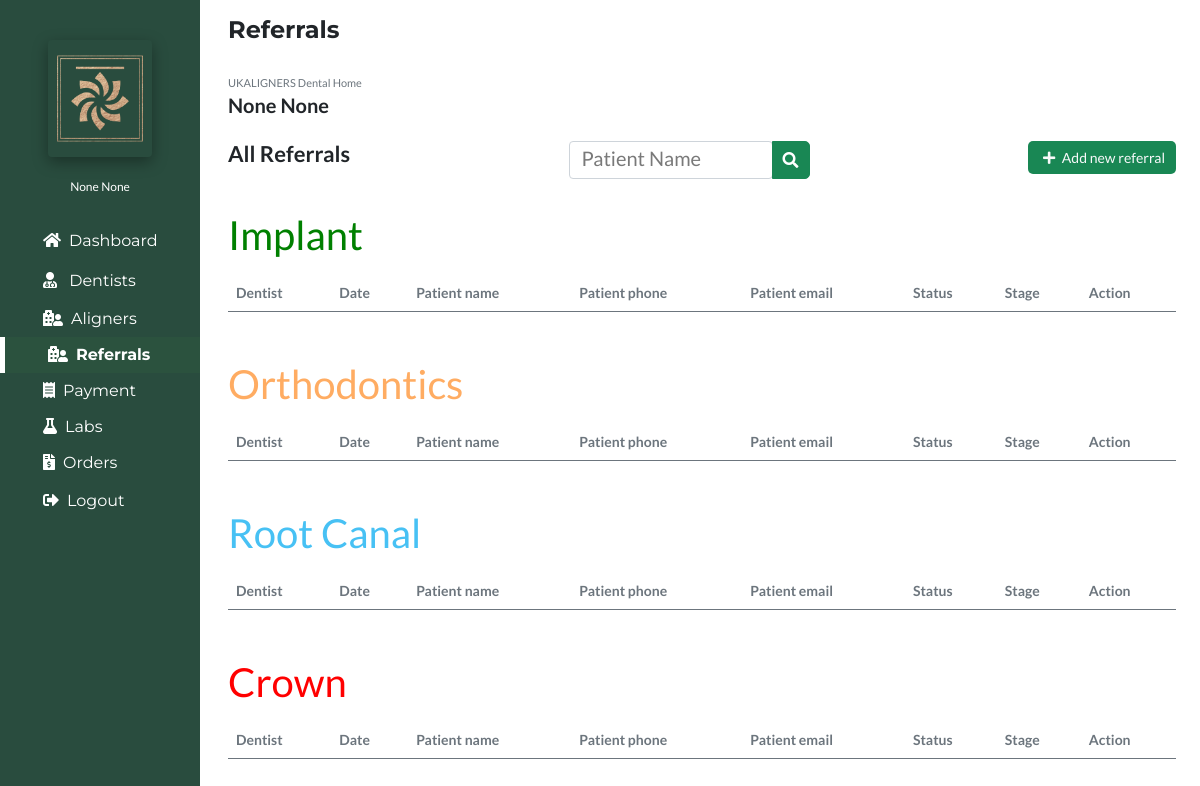
The page /referrals (signed in) on the database as committed earlier.
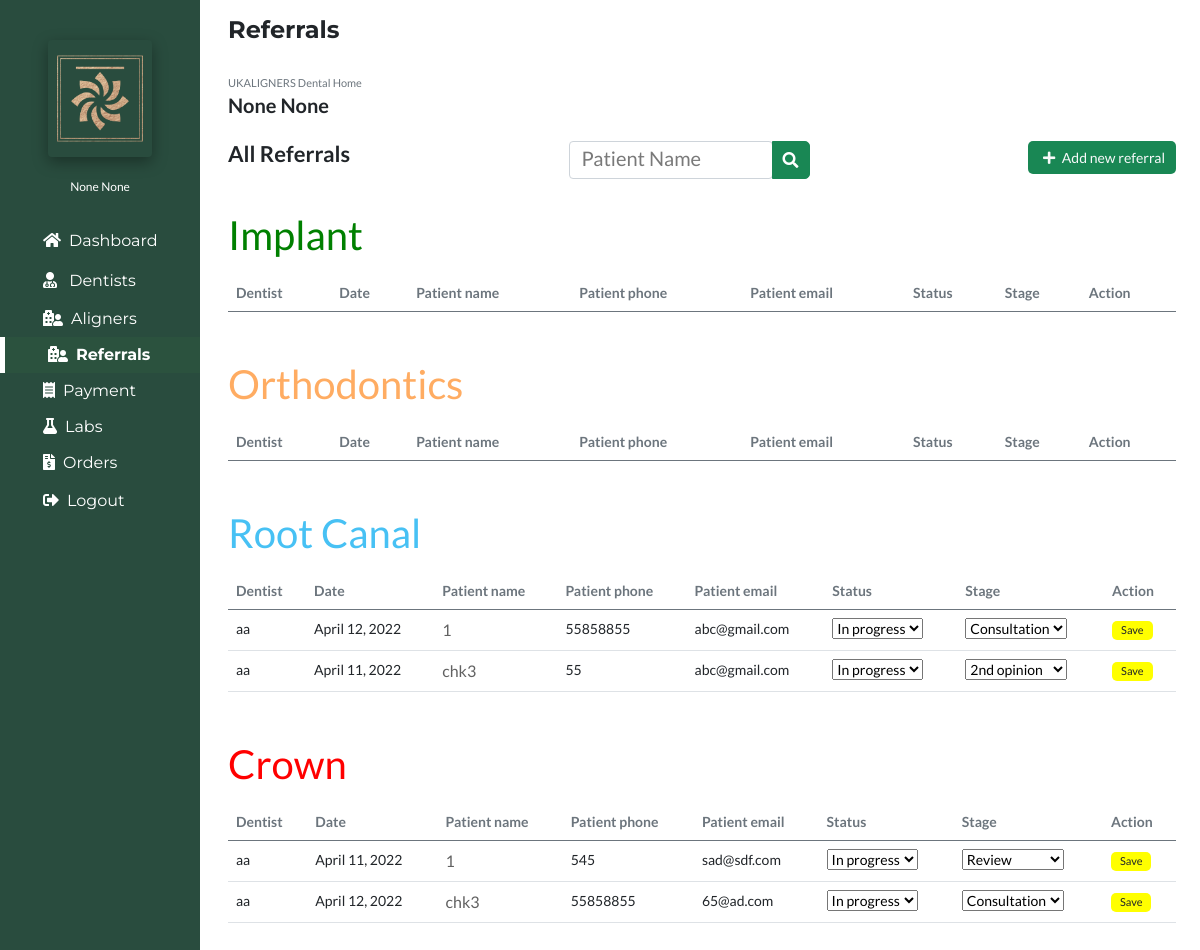
The same page on the database as committed later.
### account/models.py (models this page shows, shortened)
class Account(AbstractBaseUser):
	email 					= models.EmailField(verbose_name="email", max_length=60, unique=True)
	username 				= models.CharField(max_length=30, unique=True)
	date_joined				= models.DateTimeField(verbose_name='date joined', auto_now_add=True)
	last_login				= models.DateTimeField(verbose_name='last login', auto_now=True)
	first_name				= models.CharField(max_length=50, null=True)
	last_name				= models.CharField(max_length=50, null=True)
	is_admin				= models.BooleanField(default=False)
	is_active				= models.BooleanField(default=True)
	is_staff				= models.BooleanField(default=False)
	is_superuser			= models.BooleanField(default=False)
	is_reception			= models.BooleanField(default=False)
	is_nurse				= models.BooleanField(default=False)
	is_dentist				= models.BooleanField(default=False)
	hide_email				= models.BooleanField(default=True)
	USERNAME_FIELD = 'username'
	REQUIRED_FIELDS = ['email']
	objects = MyAccountManager()

### portfolioApp/models.py (models this page shows, shortened)
class Referral(models.Model):
    Dentist=models.ForeignKey(User,on_delete=models.CASCADE, null=True)
    DentistName=models.CharField(max_length=50,null=True)
    PatientName=models.CharField(max_length=50)
    PatientPhone=models.CharField(max_length=20)
    PatientEmail=models.CharField(max_length=40)
    ReferralReason=models.CharField(max_length=60,default="Consultation",null=True,choices=(("Consultation","Consultation"),("Implant","Implant"),("Orthodontics","Orthodontics"),("Root Canal","Root Canal"),("Crown","Crown")
    ))
    Status=models.CharField(max_length=40,default="New",null=True,choices=(("New","New"),("Booked","Booked"),("Declined","Declined"),("TC","TC")
    ))
    BookedOn=models.CharField(max_length=40,null=True)
    TreatmentPlan=models.CharField(max_length=80,null=True)
    Note=models.CharField(max_length=150,null=True)
    Stage=models.CharField(max_length=150,null=True)
    Date=models.DateField(auto_now_add=True)

### portfolioApp/views.py (the view, shortened to what this page needs)
# urls.py: path('referrals', views.referrals, name='referrals'),
@login_required(login_url='login')
def referrals(request):
    if request.method=="POST":
        referral_obj = Referral.objects.get(id=request.POST.get('id'))
        referral_obj.Stage = request.POST.get('Stage')
        referral_obj.Status = request.POST.get('Status')
        referral_obj.save()
    if request.user.is_superuser or request.user.is_staff:
        implant_referral = Referral.objects.distinct().filter(
                Q(ReferralReason="Implant") &
                Q(Status="In progress")
            ).order_by("PatientName")
        orthodontics_referral = Referral.objects.distinct().filter(
                Q(ReferralReason="Orthodontics") &
                Q(Status="In progress")
            ).order_by("PatientName")
        root_canal_referral = Referral.objects.distinct().filter(
                Q(ReferralReason="Root Canal") &
                Q(Status="In progress")
            ).order_by("PatientName")
        crown_referral = Referral.objects.distinct().filter(
                Q(ReferralReason="Crown") &
                Q(Status="In progress")
            ).order_by("PatientName")
    context={
        'referral':'active',
        'implant_referral': implant_referral,
        'orthodontics_referral': orthodontics_referral,
        'root_canal_referral': root_canal_referral,
        'crown_referral': crown_referral,
    }
    return render(request,'referrals.html',context)

### portfolioApp/templates/referrals.html (shortened to what this page needs)
{% extends 'base.html' %}
{% load static %}
{% block body %}
<section class="px-4">
<h4 class="py-3"><b>Referrals</b></h4>
<div class="">
<span class="text-secondary">UKALIGNERS Dental Home</span>
<h6><b>{{user.first_name}} {{user.last_name}}</b></h6>
<div class="d-flex justify-content-between py-3">
<h5><b>All Referrals</b></h5>
<div class="search-bar">
<div class="input-group">
  <div class="form-outline">
  <form action="{% url 'referralsearchresults' %}" method="get">
    <input type="search" id="patientName"  class="form-control" placeholder="Patient Name" name="ReferralSearchQuery" />
  </div>
  <button type="submit" class="btn btn-success bg-success">
    <i class="fas fa-search"></i>
  </button>
</div>
</div>
<div class="add-new">
<a href="{% url 'addnewreferral' %}" class="btn btn-sm text-light bg-success"><i class="fas fa-plus mx-1"></i> Add new referral</a>
</div>
</div>
<div class="col-sm-12 px-0 pb-3 my-3 table-responsive"style="font-size:14px;">
<table class="table ">
  <h1 style="font-size: 40px; color: green; margin-bottom: 15px;">Implant</h1>
<thead class="text-secondary">
<tr>
  <th scope="col">Dentist</th>
  <th scope="col">Date</th>
  <th scope="col">Patient name</th>
  <th scope="col">Patient phone</th>
  <th scope="col">Patient email</th>
  <th scope="col">Status</th>
  <th scope="col">Stage</th>
  {% if not user.is_dentist %}
    <th scope="col">Action</th>
  {% endif %}
</tr>
</thead>
</table>
</div>
<div class="col-sm-12 px-0 pb-3 my-3 table-responsive"style="font-size:14px;">
  <table class="table ">
    <h1 style="font-size: 40px; color: #ffac62; margin-bottom: 15px;">Orthodontics</h1>
  <thead class="text-secondary">
  <tr>
    <th scope="col">Dentist</th>
    <th scope="col">Date</th>
    <th scope="col">Patient name</th>
    <th scope="col">Patient phone</th>
    <th scope="col">Patient email</th>
    <th scope="col">Status</th>
    <th scope="col">Stage</th>
    {% if not user.is_dentist %}
      <th scope="col">Action</th>
    {% endif %}
  </tr>
  </thead>
  </table>
</div>
<div class="col-sm-12 px-0 pb-3 my-3 table-responsive"style="font-size:14px;">
  <table class="table ">
    <h1 style="font-size: 40px; color: #47c1f4; margin-bottom: 15px;">Root Canal</h1>
  <thead class="text-secondary">
  <tr>
    <th scope="col">Dentist</th>
    <th scope="col">Date</th>
    <th scope="col">Patient name</th>
    <th scope="col">Patient phone</th>
    <th scope="col">Patient email</th>
    <th scope="col">Status</th>
    <th scope="col">Stage</th>
    {% if not user.is_dentist %}
      <th scope="col">Action</th>
    {% endif %}
  </tr>
  </thead>
  <tbody>
  {% for referrals in root_canal_referral %}
  <tr>
    <td>{{referrals.DentistName}}</td>
    <td>{{referrals.Date}}</td>
    {% if not user.is_staff or user.is_superuser%}
    <td><a href="/referraldetail/{{referrals.id}}/">{{referrals.PatientName}}</a></td>
    {% else %}
    <td class="text-secondary">{{referrals.PatientName}}</td>
    {% endif %}
    <td>{{referrals.PatientPhone}}</td>
    <td>{{referrals.PatientEmail}}</td>
    <form action="" method="POST">
    {% if not user.is_dentist %}
      <td>
        <select name="Status" id="Status">
          <option style="background: rgb(52, 143, 255); color: white;" value="{{referrals.Status}}"selected>{{referrals.Status}}</option>
        </select>
      </td>
    {% else %}
      <td>{{referrals.Status}}</td>
    {% endif %}
    {% if not user.is_dentist %}
    <td>
      <select name="Stage" id="Stage">
        <option style="background: rgb(52, 143, 255); color: white;" value="{{referrals.Stage}}"selected>{{referrals.Stage}}</option>
      </select>
    </td>
    {% else %}
      <td>{{referrals.Stage}}</td>
    {% endif %}
    {% if not user.is_dentist %}
      <td>
        <input type="submit" class="btn px-2 py-0" value="Save" style="background:yellow;font-size:11px;" name="Save">
      </td>
    {% endif %}
    </form>
  </tr>
  {% endfor %}
  </tbody>
  </table>
</div>
<div class="col-sm-12 px-0 pb-3 my-3 table-responsive"style="font-size:14px;">
  <table class="table ">
    <h1 style="font-size: 40px; color: red; margin-bottom: 15px;">Crown</h1>
  <thead class="text-secondary">
  <tr>
    <th scope="col">Dentist</th>
    <th scope="col">Date</th>
    <th scope="col">Patient name</th>
    <th scope="col">Patient phone</th>
    <th scope="col">Patient email</th>
    <th scope="col">Status</th>
    <th scope="col">Stage</th>
    {% if not user.is_dentist %}
      <th scope="col">Action</th>
    {% endif %}
  </tr>
  </thead>
  <tbody>
  {% for referrals in crown_referral %}
  <tr>
    <td>{{referrals.DentistName}}</td>
    <td>{{referrals.Date}}</td>
    {% if not user.is_staff or user.is_superuser%}
    <td><a href="/referraldetail/{{referrals.id}}/">{{referrals.PatientName}}</a></td>
    {% else %}
    <td class="text-secondary">{{referrals.PatientName}}</td>
    {% endif %}
    <td>{{referrals.PatientPhone}}</td>
    <td>{{referrals.PatientEmail}}</td>
    <form action="" method="POST">
    {% if not user.is_dentist %}
      <td>
        <select name="Status" id="Status">
          <option style="background: rgb(52, 143, 255); color: white;" value="{{referrals.Status}}"selected>{{referrals.Status}}</option>
        </select>
      </td>
    {% else %}
      <td>{{referrals.Status}}</td>
    {% endif %}
    {% if not user.is_dentist %}
    <td>
      <select name="Stage" id="Stage">
        <option style="background: rgb(52, 143, 255); color: white;" value="{{referrals.Stage}}"selected>{{referrals.Stage}}</option>
      </select>
    </td>
    {% else %}
      <td>{{referrals.ReferralReason}}</td>
    {% endif %}
    {% if not user.is_dentist %}
    <td>
      <input type="submit" class="btn px-2 py-0" value="Save" style="background:yellow;font-size:11px;" name="Save">
    </td>
    {% endif %}
    </form>
  </tr>
  {% endfor %}
  </tbody>
  </table>
</div>
</div>
</section>
{% endblock body %}

### portfolioApp/templates/base.html (shortened to what this page needs)
{% load static %}
<!DOCTYPE html>
<html lang="en">
 <head>
    <link rel="stylesheet" href="{% static 'css/all.min.css' %}" >
    <link href="{% static 'css/bootstrap.min.css' %} " rel="stylesheet">
    <link rel="stylesheet" href="{% static 'css/fontawesome.css' %}" >
    <link rel="stylesheet" href="https://cdnjs.cloudflare.com/ajax/libs/font-awesome/4.7.0/css/font-awesome.min.css">
    <link rel="stylesheet" href="{% static 'css/animated.css' %}" >
    <link rel="stylesheet" href="{% static 'css/owl.css' %}" >
    <link href="https://unpkg.com/aos@2.3.1/dist/aos.css" rel="stylesheet">
</head>
<body>
<div class="row">
<div class="col-sm-2  d-none d-lg-block">
{% include 'sidebar.html' %}
</div>
<div class="col-sm-10">
{% block body %}
{% endblock body %}
</div>
</div>
</body>
</html>

### portfolioApp/templates/sidebar.html (shortened to what this page needs)
{% load static %}
<!DOCTYPE html>
<html lang="en">
 <head>
    <link rel="stylesheet" href="{% static 'css/all.min.css' %}" >
    <link href="{% static 'css/bootstrap.min.css' %} " rel="stylesheet">
    <link rel="stylesheet" href="{% static 'css/fontawesome.css' %}" >
    <link rel="stylesheet" href="https://cdnjs.cloudflare.com/ajax/libs/font-awesome/4.7.0/css/font-awesome.min.css">
    <link rel="stylesheet" href="{% static 'css/animated.css' %}" >
    <link rel="stylesheet" href="{% static 'css/owl.css' %}" >
    <link href="https://unpkg.com/aos@2.3.1/dist/aos.css" rel="stylesheet">
</head>
<body>
{% if user.is_superuser %}
<div class="col-sm-2 py-4"style="background:#294C3E;position:fixed;left:0;min-height:1600px;">
{% else %}
<div class="col-sm-2 py-4"style="background:rgb(40 40 41);position:fixed;left:0;min-height:1600px;">
{% endif %}
{% if user.is_superuser %}
<div class="logo text-center rounded p-2 mx-5 mt-3"style="box-shadow: rgba(0, 0, 0, 0.35) 0px 5px 15px;">
<img class="img-fluid"src="{% static 'images/Logo4.png' %} " style="object-fit:cover;width:100px;height:101px;" alt="Logo">
</div>
{% endif %}
<div class="username text-center mt-3"><span style="font-size:12px;color:white;">{{user.first_name}} {{user.last_name}}</span></div>
<nav class="nav flex-column py-4"style="font-family: 'Montserrat', sans-serif;">
<a href="{% url 'dashboard' %}" class="nav-link {{dashboard}}"style="padding-left:35px;color:white;"><i class="fas fa-home mx-2"></i>Dashboard</a>
{% if user.is_superuser %}
<a href="{% url 'dentists' %}" class="nav-link {{dentists}}"style="padding-left:35px;color:white;"><i class="fas fa-user-md mx-2"></i> Dentists</a>
{% endif %}
<a  class="dropdown-btn nav-link {{patients}}"style="padding-left:35px;color:white;"><i class="fas fa-hospital-user mx-2"></i>Aligners</a>
<a  class="dropdown-btn nav-link {{referral}}"style="padding-left:35px;color:white;"><i class="fas fa-hospital-user mx-2"></i>Referrals</a>
{% if user.is_superuser or user.is_staff %}
<a  class="dropdown-btn nav-link {{payment}}"style="padding-left:35px;color:white;"><i class="fas  fa-receipt mx-2"></i>Payment</a>
{% endif %}
{% if user.is_superuser or user.is_staff %}
<a  class="dropdown-btn nav-link {{labs}}"style="padding-left:35px;color:white;"><i class="fas fa-flask mx-2"></i>Labs</a>
{% endif %}
{% if user.is_superuser or user.is_staff %}
<a  class="dropdown-btn nav-link {{orders}}"style="padding-left:35px;color:white;"><i class="fas fa-file-invoice-dollar mx-2"></i>Orders</a>
{% endif %}
<a href="{% url 'logout' %}" class="nav-link {{logout}}"style="padding-left:35px;color:white;"><i class="fas fa-sign-out-alt mx-2"></i>Logout</a>
</nav>
</div>
</body>
</html>

### portfolioApp/templates/base.html (style rules this page uses)
body { margin:0px; padding:0px; font-family: 'Lato', sans-serif; overflow-x: hidden; background:white; }
span,p { font-size:11px; color:black; }
h4 { font-family: 'Montserrat', sans-serif; }
::placeholder { color:#797979 !important; }
input, input::-webkit-input-placeholder { font-size: 13px; }
.btn { border-radius:5px; padding:5px 10px 5px 10px; background:#1B3229; }
a { text-decoration:none; color:#616161; }
a.nav-link.active { color: #96d3aa; border-left: 5px solid white; font-weight: bold; background: rgba(84, 248, 69, 0.035); }

### portfolioApp/templates/sidebar.html (style rules this page uses)
body { margin:0px; padding:0px; font-family: 'Lato', sans-serif; overflow-x: hidden; background:white; }
span { font-size:11px; color:black; }
h4 { font-family: 'Montserrat', sans-serif; font-size:24px; }
h5 { font-size:22px }
h6 { font-size:20px; }
::placeholder { color:#797979 !important; }
input, input::-webkit-input-placeholder { font-size: 20px; }
.btn { border-radius:5px; padding:5px 10px 5px 10px; background:#1B3229; }
a { text-decoration:none; color:#616161; font-size:16px; }
a.nav-link.active { color: #96d3aa; border-left: 5px solid white; font-weight: bold; background: rgba(84, 248, 69, 0.035); }
.dropdown-btn { padding: 6px 8px 6px 16px; text-decoration: none; color: white; display: block; border: none; background: none; width: 100%; cursor: pointer; outline: none; }

Rows that differ between the two databases and show on the page:
added Referral: DentistName "aa", Date "April 12, 2022", PatientName "1", PatientPhone "55858855", PatientEmail "abc@gmail.com", Status "In progress", Stage "Consultation", shown under "Root Canal"
added Referral: DentistName "aa", Date "April 11, 2022", PatientName "chk3", PatientPhone "55", PatientEmail "abc@gmail.com", Status "In progress", Stage "2nd opinion", shown under "Root Canal"
added Referral: DentistName "aa", Date "April 11, 2022", PatientName "1", PatientPhone "545", PatientEmail "sad@sdf.com", Status "In progress", Stage "Review", shown under "Crown"
added Referral: DentistName "aa", Date "April 12, 2022", PatientName "chk3", PatientPhone "55858855", PatientEmail "65@ad.com", Status "In progress", Stage "Consultation", shown under "Crown"
